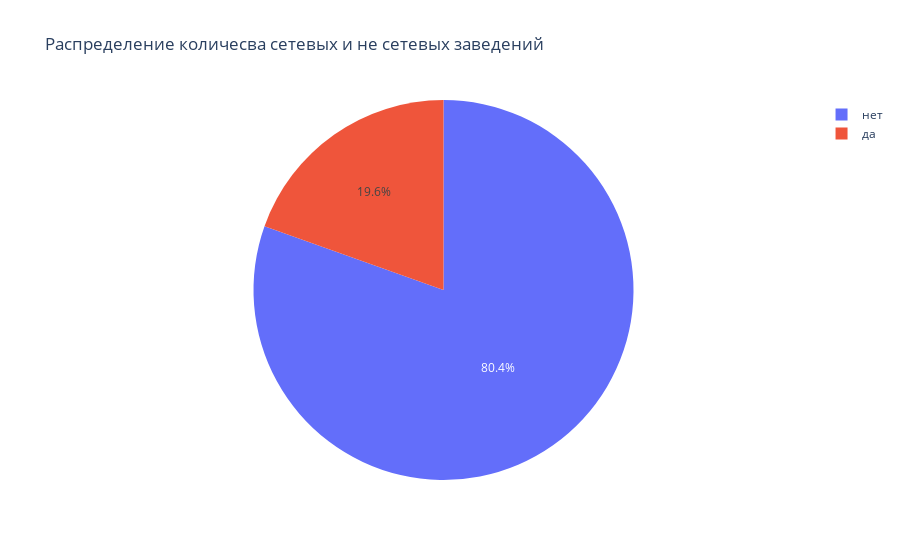

This figure's notebook cell:
### Markdown cell above
В основном заведения не сетевые

### Code cell
px.pie(df.chain.value_counts().reset_index(), values='chain', names='index', title='Распределение количесва сетевых и не сетевых заведений')

### Figure 1 — Plotly figure (JSON) as saved in the notebook; plotly's stock layout.template omitted (floating-point values rounded to 4 significant figures)
{"data": [{"domain": {"x": [0, 1], "y": [0, 1]}, "hovertemplate": "index=%{label}<br>chain=%{value}<extra></extra>", "labels": ["нет", "да"], "legendgroup": "", "name": "", "showlegend": true, "type": "pie", "values": [11669, 2836]}], "layout": {"legend": {"tracegroupgap": 0}, "title": {"text": "Распределение количесва сетевых и не сетевых заведений"}}}
